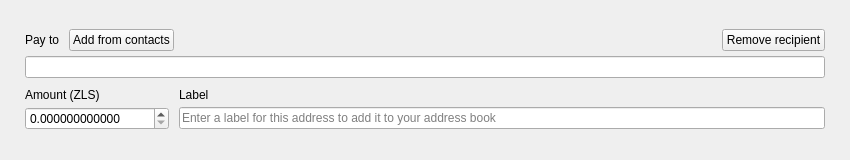
<?xml version="1.0" encoding="UTF-8"?>
<ui version="4.0">
 <class>TransferFrame</class>
 <widget class="QFrame" name="TransferFrame">
  <property name="geometry">
   <rect>
    <x>0</x>
    <y>0</y>
    <width>850</width>
    <height>160</height>
   </rect>
  </property>
  <property name="sizePolicy">
   <sizepolicy hsizetype="Preferred" vsizetype="Preferred">
    <horstretch>0</horstretch>
    <verstretch>150</verstretch>
   </sizepolicy>
  </property>
  <property name="minimumSize">
   <size>
    <width>0</width>
    <height>160</height>
   </size>
  </property>
  <property name="maximumSize">
   <size>
    <width>16777215</width>
    <height>160</height>
   </size>
  </property>
  <property name="windowTitle">
   <string>Frame</string>
  </property>
  <property name="styleSheet">
   <string notr="true"/>
  </property>
  <property name="frameShape">
   <enum>QFrame::NoFrame</enum>
  </property>
  <property name="frameShadow">
   <enum>QFrame::Plain</enum>
  </property>
  <layout class="QVBoxLayout" name="verticalLayout">
   <property name="spacing">
    <number>10</number>
   </property>
   <property name="leftMargin">
    <number>25</number>
   </property>
   <property name="rightMargin">
    <number>25</number>
   </property>
   <item>
    <spacer name="verticalSpacer_2">
     <property name="orientation">
      <enum>Qt::Vertical</enum>
     </property>
     <property name="sizeHint" stdset="0">
      <size>
       <width>20</width>
       <height>40</height>
      </size>
     </property>
    </spacer>
   </item>
   <item>
    <layout class="QGridLayout" name="gridLayout">
     <property name="verticalSpacing">
      <number>5</number>
     </property>
     <item row="0" column="0">
      <widget class="QLabel" name="m_payToTextLabel">
       <property name="sizePolicy">
        <sizepolicy hsizetype="Minimum" vsizetype="Minimum">
         <horstretch>0</horstretch>
         <verstretch>0</verstretch>
        </sizepolicy>
       </property>
       <property name="text">
        <string>Pay to</string>
       </property>
       <property name="alignment">
        <set>Qt::AlignLeading|Qt::AlignLeft|Qt::AlignVCenter</set>
       </property>
       <property name="margin">
        <number>0</number>
       </property>
       <property name="indent">
        <number>0</number>
       </property>
      </widget>
     </item>
     <item row="0" column="1">
      <widget class="QPushButton" name="m_addressBookButton">
       <property name="sizePolicy">
        <sizepolicy hsizetype="Preferred" vsizetype="Minimum">
         <horstretch>0</horstretch>
         <verstretch>0</verstretch>
        </sizepolicy>
       </property>
       <property name="cursor">
        <cursorShape>PointingHandCursor</cursorShape>
       </property>
       <property name="focusPolicy">
        <enum>Qt::StrongFocus</enum>
       </property>
       <property name="layoutDirection">
        <enum>Qt::LeftToRight</enum>
       </property>
       <property name="text">
        <string>Add from contacts</string>
       </property>
       <property name="flat">
        <bool>false</bool>
       </property>
      </widget>
     </item>
     <item row="0" column="2">
      <spacer name="horizontalSpacer">
       <property name="orientation">
        <enum>Qt::Horizontal</enum>
       </property>
       <property name="sizeHint" stdset="0">
        <size>
         <width>318</width>
         <height>10</height>
        </size>
       </property>
      </spacer>
     </item>
     <item row="0" column="3" alignment="Qt::AlignBottom">
      <widget class="QPushButton" name="m_removeButton">
       <property name="sizePolicy">
        <sizepolicy hsizetype="Preferred" vsizetype="Minimum">
         <horstretch>0</horstretch>
         <verstretch>0</verstretch>
        </sizepolicy>
       </property>
       <property name="cursor">
        <cursorShape>PointingHandCursor</cursorShape>
       </property>
       <property name="focusPolicy">
        <enum>Qt::StrongFocus</enum>
       </property>
       <property name="text">
        <string>Remove recipient</string>
       </property>
       <property name="flat">
        <bool>false</bool>
       </property>
      </widget>
     </item>
     <item row="1" column="0" colspan="4">
      <widget class="QLineEdit" name="m_sendAddressEdit">
       <property name="styleSheet">
        <string notr="true">[errorState=&quot;true&quot;] {
  border-color: #ef3131;
}</string>
       </property>
      </widget>
     </item>
    </layout>
   </item>
   <item>
    <layout class="QGridLayout" name="gridLayout_2">
     <property name="verticalSpacing">
      <number>5</number>
     </property>
     <item row="0" column="0">
      <widget class="QLabel" name="m_amountTextLabel">
       <property name="text">
        <string>Amount (ZLS)</string>
       </property>
       <property name="alignment">
        <set>Qt::AlignBottom|Qt::AlignLeading|Qt::AlignLeft</set>
       </property>
       <property name="indent">
        <number>0</number>
       </property>
      </widget>
     </item>
     <item row="0" column="1">
      <widget class="QLabel" name="m_labelTextLabel">
       <property name="text">
        <string>Label</string>
       </property>
       <property name="alignment">
        <set>Qt::AlignBottom|Qt::AlignLeading|Qt::AlignLeft</set>
       </property>
       <property name="indent">
        <number>0</number>
       </property>
      </widget>
     </item>
     <item row="1" column="0">
      <widget class="QDoubleSpinBox" name="m_sendAmountSpin">
       <property name="focusPolicy">
        <enum>Qt::StrongFocus</enum>
       </property>
       <property name="layoutDirection">
        <enum>Qt::LeftToRight</enum>
       </property>
       <property name="styleSheet">
        <string notr="true">[errorState=&quot;true&quot;] {
  border-color: #ef3131;
}</string>
       </property>
       <property name="buttonSymbols">
        <enum>QAbstractSpinBox::UpDownArrows</enum>
       </property>
       <property name="suffix">
        <string notr="true"/>
       </property>
       <property name="decimals">
        <number>12</number>
       </property>
       <property name="maximum">
        <double>1000000000.000000000000000</double>
       </property>
      </widget>
     </item>
     <item row="1" column="1">
      <widget class="QLineEdit" name="m_sendLabelEdit">
       <property name="styleSheet">
        <string notr="true">[errorState=&quot;true&quot;] {
  border-color: #ef3131;
}</string>
       </property>
       <property name="placeholderText">
        <string>Enter a label for this address to add it to your address book</string>
       </property>
      </widget>
     </item>
    </layout>
   </item>
   <item>
    <spacer name="verticalSpacer">
     <property name="orientation">
      <enum>Qt::Vertical</enum>
     </property>
     <property name="sizeHint" stdset="0">
      <size>
       <width>20</width>
       <height>40</height>
      </size>
     </property>
    </spacer>
   </item>
  </layout>
 </widget>
 <tabstops>
  <tabstop>m_addressBookButton</tabstop>
  <tabstop>m_removeButton</tabstop>
  <tabstop>m_sendAddressEdit</tabstop>
  <tabstop>m_sendAmountSpin</tabstop>
  <tabstop>m_sendLabelEdit</tabstop>
 </tabstops>
 <resources/>
 <connections>
  <connection>
   <sender>m_removeButton</sender>
   <signal>clicked()</signal>
   <receiver>TransferFrame</receiver>
   <slot>deleteLater()</slot>
   <hints>
    <hint type="sourcelabel">
     <x>797</x>
     <y>41</y>
    </hint>
    <hint type="destinationlabel">
     <x>445</x>
     <y>79</y>
    </hint>
   </hints>
  </connection>
  <connection>
   <sender>m_addressBookButton</sender>
   <signal>clicked()</signal>
   <receiver>TransferFrame</receiver>
   <slot>addressBookClicked()</slot>
   <hints>
    <hint type="sourcelabel">
     <x>136</x>
     <y>41</y>
    </hint>
    <hint type="destinationlabel">
     <x>445</x>
     <y>79</y>
    </hint>
   </hints>
  </connection>
  <connection>
   <sender>m_sendAddressEdit</sender>
   <signal>textChanged(QString)</signal>
   <receiver>TransferFrame</receiver>
   <slot>labelOrAddressChanged(QString)</slot>
   <hints>
    <hint type="sourcelabel">
     <x>445</x>
     <y>56</y>
    </hint>
    <hint type="destinationlabel">
     <x>445</x>
     <y>79</y>
    </hint>
   </hints>
  </connection>
  <connection>
   <sender>m_sendLabelEdit</sender>
   <signal>textChanged(QString)</signal>
   <receiver>TransferFrame</receiver>
   <slot>labelOrAddressChanged(QString)</slot>
   <hints>
    <hint type="sourcelabel">
     <x>582</x>
     <y>128</y>
    </hint>
    <hint type="destinationlabel">
     <x>445</x>
     <y>79</y>
    </hint>
   </hints>
  </connection>
  <connection>
   <sender>m_sendAmountSpin</sender>
   <signal>valueChanged(QString)</signal>
   <receiver>TransferFrame</receiver>
   <slot>amountStringChanged(QString)</slot>
   <hints>
    <hint type="sourcelabel">
     <x>124</x>
     <y>124</y>
    </hint>
    <hint type="destinationlabel">
     <x>453</x>
     <y>79</y>
    </hint>
   </hints>
  </connection>
  <connection>
   <sender>m_sendAddressEdit</sender>
   <signal>textChanged(QString)</signal>
   <receiver>TransferFrame</receiver>
   <slot>addressChanged(QString)</slot>
   <hints>
    <hint type="sourcelabel">
     <x>453</x>
     <y>69</y>
    </hint>
    <hint type="destinationlabel">
     <x>453</x>
     <y>79</y>
    </hint>
   </hints>
  </connection>
  <connection>
   <sender>m_sendAmountSpin</sender>
   <signal>valueChanged(double)</signal>
   <receiver>TransferFrame</receiver>
   <slot>validateAmount(double)</slot>
   <hints>
    <hint type="sourcelabel">
     <x>104</x>
     <y>125</y>
    </hint>
    <hint type="destinationlabel">
     <x>424</x>
     <y>79</y>
    </hint>
   </hints>
  </connection>
 </connections>
 <slots>
  <slot>addressBookClicked()</slot>
  <slot>pasteClicked()</slot>
  <slot>labelOrAddressChanged(QString)</slot>
  <slot>addressChanged(QString)</slot>
  <slot>amountStringChanged(QString)</slot>
  <slot>validateAmount(double)</slot>
 </slots>
</ui>
